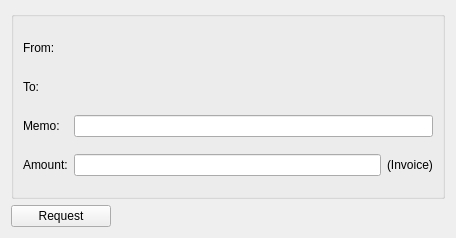
<?xml version="1.0" encoding="UTF-8"?>
<ui version="4.0">
 <class>MTRequestDlg</class>
 <widget class="QWidget" name="MTRequestDlg">
  <property name="geometry">
   <rect>
    <x>0</x>
    <y>0</y>
    <width>456</width>
    <height>238</height>
   </rect>
  </property>
  <property name="sizePolicy">
   <sizepolicy hsizetype="Preferred" vsizetype="Fixed">
    <horstretch>0</horstretch>
    <verstretch>0</verstretch>
   </sizepolicy>
  </property>
  <property name="maximumSize">
   <size>
    <width>16777215</width>
    <height>238</height>
   </size>
  </property>
  <property name="windowTitle">
   <string>Request Funds</string>
  </property>
  <layout class="QVBoxLayout" name="verticalLayout">
   <item>
    <widget class="QGroupBox" name="groupBox">
     <property name="title">
      <string/>
     </property>
     <layout class="QGridLayout" name="gridLayout">
      <item row="0" column="0">
       <widget class="QLabel" name="label">
        <property name="maximumSize">
         <size>
          <width>16777215</width>
          <height>25</height>
         </size>
        </property>
        <property name="text">
         <string>From:</string>
        </property>
       </widget>
      </item>
      <item row="0" column="1" colspan="2">
       <widget class="QPushButton" name="fromButton">
        <property name="text">
         <string/>
        </property>
        <property name="flat">
         <bool>true</bool>
        </property>
       </widget>
      </item>
      <item row="1" column="0">
       <widget class="QLabel" name="label_2">
        <property name="maximumSize">
         <size>
          <width>16777215</width>
          <height>25</height>
         </size>
        </property>
        <property name="text">
         <string>To:</string>
        </property>
       </widget>
      </item>
      <item row="1" column="1" colspan="2">
       <widget class="QPushButton" name="toButton">
        <property name="text">
         <string/>
        </property>
        <property name="flat">
         <bool>true</bool>
        </property>
       </widget>
      </item>
      <item row="2" column="0">
       <widget class="QLabel" name="label_4">
        <property name="maximumSize">
         <size>
          <width>16777215</width>
          <height>25</height>
         </size>
        </property>
        <property name="text">
         <string>Memo:</string>
        </property>
       </widget>
      </item>
      <item row="2" column="1" colspan="2">
       <widget class="QLineEdit" name="memoEdit"/>
      </item>
      <item row="3" column="0">
       <widget class="QLabel" name="label_5">
        <property name="maximumSize">
         <size>
          <width>16777215</width>
          <height>25</height>
         </size>
        </property>
        <property name="text">
         <string>Amount:</string>
        </property>
       </widget>
      </item>
      <item row="3" column="1">
       <widget class="QLineEdit" name="amountEdit">
        <property name="minimumSize">
         <size>
          <width>75</width>
          <height>0</height>
         </size>
        </property>
       </widget>
      </item>
      <item row="3" column="2">
       <widget class="QLabel" name="label_3">
        <property name="text">
         <string>(Invoice)</string>
        </property>
       </widget>
      </item>
     </layout>
    </widget>
   </item>
   <item>
    <widget class="QPushButton" name="requestButton">
     <property name="maximumSize">
      <size>
       <width>100</width>
       <height>16777215</height>
      </size>
     </property>
     <property name="layoutDirection">
      <enum>Qt::LeftToRight</enum>
     </property>
     <property name="text">
      <string>Request</string>
     </property>
    </widget>
   </item>
  </layout>
 </widget>
 <resources/>
 <connections/>
</ui>
